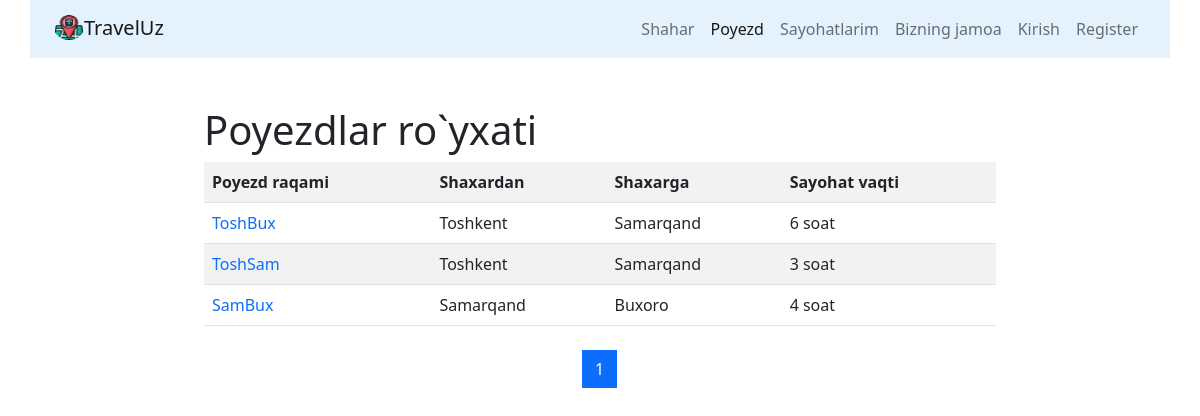
The page /trains/ on the database as committed earlier.
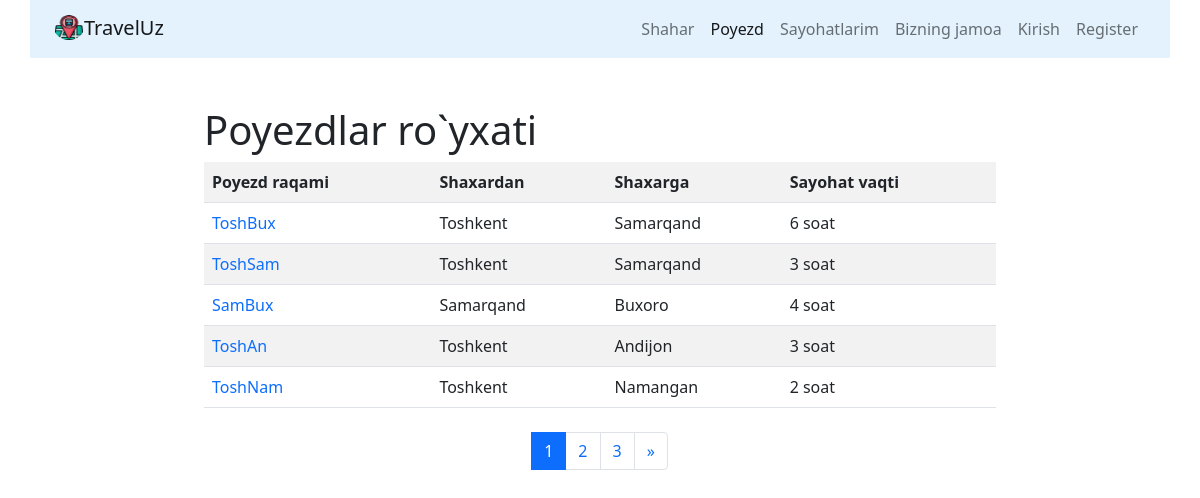
The same page on the database as committed later.
### trains/models.py (models this page shows, shortened)
class Train(models.Model):
    name=models.CharField(max_length=50,unique=True,verbose_name='Poyezd xos nomi')
    travel_time=models.PositiveSmallIntegerField(verbose_name='Sayohat vaqti')
    from_city=models.ForeignKey(City,on_delete=models.CASCADE,related_name='from_city_set',verbose_name='Qaysi shaxardan')
    to_city=models.ForeignKey(City,on_delete=models.CASCADE,related_name='to_city_set',verbose_name='Qaysi shaxarga')
    start_train_day=models.DateField(null=True,blank=True)
    start_train_time=models.TimeField(null=True,blank=True)
    end_train_day=models.DateField(null=True,blank=True)
    place=models.IntegerField(default=0)
    class Meta:
        verbose_name='Poyezd'
        verbose_name_plural='Poyezdlar ombori'

### cities/models.py (models this page shows)
class City(models.Model):
    name=models.CharField(max_length=200,unique=True,verbose_name='Shaxar')
    shahar_haqida_qisqa = models.CharField(max_length=1000)
    about_city=RichTextUploadingField(blank=True,null=True)
    image = models.ImageField(blank=True, null=True, upload_to='city_images')
    def __str__(self):
        return self.name
    class Meta:
        verbose_name= "Shaxar"
        verbose_name_plural= "Shaxarlar ombori"
        ordering=["name"]

### trains/views.py (the view)
# urls.py: path('',TrainListView.as_view(),name='home'),
class TrainListView(ListView):
    model=Train
    template_name='trains/home.html'
    paginate_by=5
    context_object_name='trains'

### trains/templates/trains/home.html (shortened to what this page needs)
{% extends 'base.html' %}
{% block content %}
<div class="row">
    <div class="col-md-8 mx-auto my-2">
        <h1>Poyezdlar ro`yxati</h1>
        <table class="table table-striped">
            <tr>
                <th>Poyezd raqami</th>
                <th>Shaxardan</th>
                <th>Shaxarga</th>
                <th>Sayohat vaqti</th>
            </tr>
        {% for object in page_obj %}
             <tr>
                 <td><a style="text-decoration:none" href="{% url 'trains:detail' object.pk %}">{{object.name}}</a></td>
                 <td>{{object.from_city}}</td>
                 <td>{{object.to_city}}</td>
                 <td>{{object.travel_time}} soat</td>
             </tr>
        {% endfor %}
        </table>
    </div>
</div>
<nav aria-label="Page navigation example">
  <ul class="pagination justify-content-center">
      {% for page in page_obj.paginator.page_range %}
            <li class="page-item {% if page == page_obj.number %}active{% endif %}"><a class="page-link" href="?page={{page}}">{{page}}</a></li>
      {% endfor %}
    <li class="page-item">
         {% if page_obj.has_next %}
            <a class="page-link" href="?page={{ page_obj.next_page_number }}" aria-label="Next">
                <span aria-hidden="true">&raquo;</span>
            </a>
        {% endif %}
    </li>
  </ul>
</nav>
{% endblock %}

### templates/base.html (shortened to what this page needs)
{% url 'cities:home' as cities_home_url %}
{% url 'trains:home' as trains_home_url %}
{% url 'cities:create' as trains_create_url %}
{% url 'trains:create' as trains_create_url %}
{% url 'list' as routes_list_url %}
{% load static %}
<!DOCTYPE html>
<html lang="en" xmlns="http://www.w3.org/1999/html">
<head>
    <link rel="stylesheet" href="https://cdnjs.cloudflare.com/ajax/libs/font-awesome/5.15.2/css/all.min.css">
     <link rel="stylesheet" href="{% static 'css/jobs.css' %}">
    <link rel="stylesheet" href="{% static 'css/main.css' %}">
    <link rel="stylesheet" href="https://stackpath.bootstrapcdn.com/font-awesome/4.7.0/css/font-awesome.min.css">
    <link href="https://cdn.jsdelivr.net/npm/select2@4.1.0-rc.0/dist/css/select2.min.css" rel="stylesheet" />
    <link href="https://cdn.jsdelivr.net/npm/bootstrap@5.0.0-beta1/dist/css/bootstrap.min.css" rel="stylesheet">
    <link rel="stylesheet" href="https://cdn.jsdelivr.net/npm/@fortawesome/fontawesome-free@5.15.3/css/fontawesome.min.css">
</head>
<body class="gif">
<nav class="navbar navbar-expand-lg navbar-light container fixed-top" style="background-color: #e3f2fd;">
  <div class="container-fluid">
    <a class="navbar-brand" href="{% url 'home' %}"><img style="width:30px;height:25px;margin-bottom:5px; border-radius: 50%;" src="{% static 'img/train1.png' %}" alt="">TravelUz</a>
    <div class="collapse navbar-collapse"  id="navbarNavDropdown">
      <ul class="navbar-nav" style="margin-left:auto;">
        <li class="nav-item">
          <a class="nav-link {% if request.path == cities_home_url %}active{% endif %}" aria-current="page" href="{% url 'cities:home'%}">Shahar</a>
        </li>
        <li class="nav-item">
          <a class="nav-link {% if request.path == trains_home_url %}active{% endif %}" href="{% url 'trains:home' %}">Poyezd</a>
        </li>
        <li class="nav-item">
          <a class="nav-link {% if request.path == routes_list_url %}active{% endif %}" href="{% url 'list' %}">Sayohatlarim</a>
        </li>
            <li class="nav-item">
                <a class="nav-link" href="{% url 'team' %}">Bizning jamoa</a>
            </li>
          {% if request.user.is_authenticated %}
             <li class="nav-item dropdown">
          <a class="nav-link dropdown-toggle" href="#" id="navbarDropdownMenuLink" role="button" data-toggle="dropdown" aria-expanded="false">
            <i class="fas fa-user"></i> {{request.user}}
          </a>
          <ul class="dropdown-menu" aria-labelledby="navbarDropdownMenuLink">
            <li><a class="dropdown-item" href="{% url 'list' %}">Sayohatlarim</a></li>
              <div class="dropdown-divider"></div>
            <li><a class="dropdown-item" href="{% url 'accounts:logout' %}">Chiqish <i class="fas fa-sign-out-alt"></i></a></li>
          </ul>
        </li>
          {% else %}
             <li class="nav-item">
                <a class="nav-link" href="{% url 'accounts:login' %}">Kirish</a>
            </li>
            <li class="nav-item">
                <a class="nav-link" href="{% url 'accounts:register' %}">Register</a>
            </li>
          {% endif %}
      </ul>
    </div>
  </div>
</nav>
<div class="container" style="margin-top:50px">
    <div class="row">
    </div>
</div>
{% block content %}{% endblock %}
</body>
</html>

Rows that differ between the two databases and show on the page:
added Train: name "ToshAn", from_city "Toshkent", to_city "Andijon", travel_time "3"
added Train: name "ToshNam", from_city "Toshkent", to_city "Namangan", travel_time "2"
Other text that changed with them:
new list line: "2"
new list line: "3"
